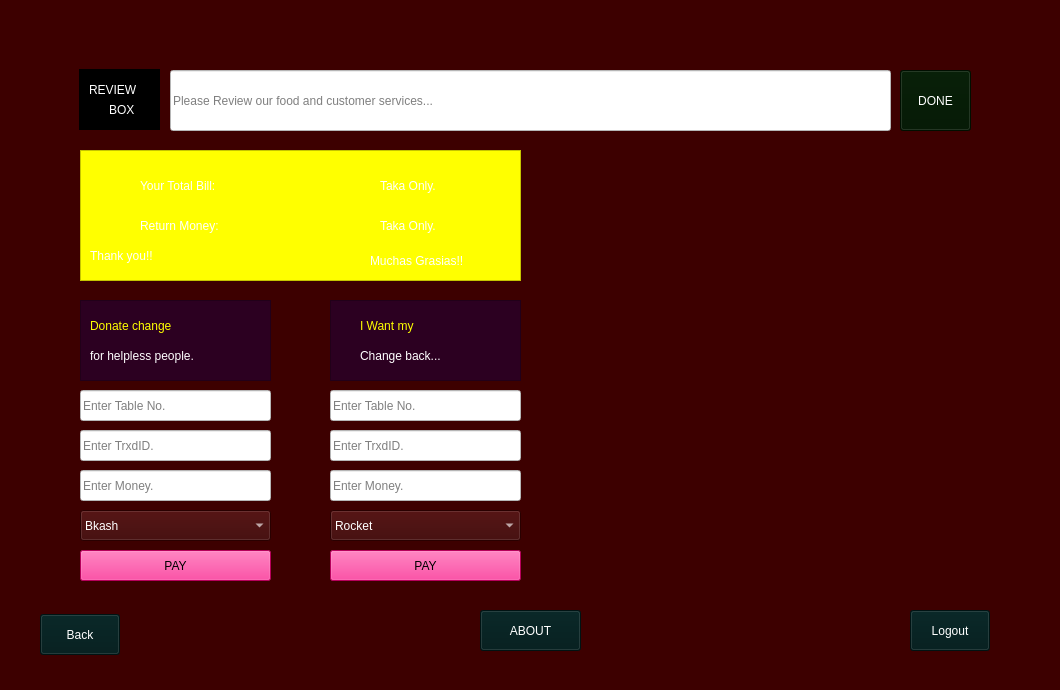
    <widget class="QWidget" name="customer_page_02">
     <property name="styleSheet">
      <string notr="true">background-color: rgb(61, 0, 0);</string>
     </property>
     <widget class="QLineEdit" name="take_review_input">
      <property name="geometry">
       <rect>
        <x>170</x>
        <y>70</y>
        <width>721</width>
        <height>61</height>
       </rect>
      </property>
      <property name="styleSheet">
       <string notr="true">background-color: rgb(255, 255, 255);
font: 14pt &quot;AdorshoLipi&quot;;
color: rgb(0, 0, 0);</string>
      </property>
      <property name="placeholderText">
       <string>Please Review our food and customer services...</string>
      </property>
     </widget>
     <widget class="QPushButton" name="review_done_button">
      <property name="geometry">
       <rect>
        <x>900</x>
        <y>70</y>
        <width>71</width>
        <height>61</height>
       </rect>
      </property>
      <property name="styleSheet">
       <string notr="true">font: 12pt &quot;Impact&quot;;
background-color: rgb(0, 21, 0);
color: rgb(255, 255, 255);</string>
      </property>
      <property name="text">
       <string>DONE</string>
      </property>
     </widget>
     <widget class="QPushButton" name="c2_back_button">
      <property name="geometry">
       <rect>
        <x>40</x>
        <y>614</y>
        <width>80</width>
        <height>41</height>
       </rect>
      </property>
      <property name="styleSheet">
       <string notr="true">background-color: rgb(0, 27, 27);
font: 14pt &quot;Impact&quot;;
color: rgb(255, 255, 255);</string>
      </property>
      <property name="text">
       <string>Back</string>
      </property>
     </widget>
     <widget class="QPushButton" name="customer_logout_button">
      <property name="geometry">
       <rect>
        <x>910</x>
        <y>610</y>
        <width>80</width>
        <height>41</height>
       </rect>
      </property>
      <property name="styleSheet">
       <string notr="true">background-color: rgb(0, 27, 27);
font: 14pt &quot;Impact&quot;;
color: rgb(255, 255, 255);</string>
      </property>
      <property name="text">
       <string>Logout</string>
      </property>
     </widget>
     <widget class="QLineEdit" name="donate_change_input">
      <property name="geometry">
       <rect>
        <x>80</x>
        <y>430</y>
        <width>191</width>
        <height>31</height>
       </rect>
      </property>
      <property name="styleSheet">
       <string notr="true">background-color: rgb(255, 255, 255);
color: rgb(0, 0, 0);
font: 75 11pt &quot;Fixedsys&quot;;</string>
      </property>
      <property name="placeholderText">
       <string>Enter TrxdID.</string>
      </property>
     </widget>
     <widget class="QLineEdit" name="change_back_input">
      <property name="geometry">
       <rect>
        <x>330</x>
        <y>430</y>
        <width>191</width>
        <height>31</height>
       </rect>
      </property>
      <property name="styleSheet">
       <string notr="true">background-color: rgb(255, 255, 255);
color: rgb(0, 0, 0);
font: 75 11pt &quot;Fixedsys&quot;;</string>
      </property>
      <property name="placeholderText">
       <string>Enter TrxdID.</string>
      </property>
     </widget>
     <widget class="QComboBox" name="donate_comboBox">
      <property name="geometry">
       <rect>
        <x>80</x>
        <y>510</y>
        <width>191</width>
        <height>31</height>
       </rect>
      </property>
      <property name="styleSheet">
       <string notr="true">font: 14pt &quot;Impact&quot;;
background-color: rgb(58, 0, 0);
color: rgb(255, 255, 255);</string>
      </property>
      <item>
       <property name="text">
        <string>Bkash</string>
       </property>
      </item>
      <item>
       <property name="text">
        <string>Rocket</string>
       </property>
      </item>
     </widget>
     <widget class="QComboBox" name="change_back_comboBox">
      <property name="geometry">
       <rect>
        <x>330</x>
        <y>510</y>
        <width>191</width>
        <height>31</height>
       </rect>
      </property>
      <property name="styleSheet">
       <string notr="true">font: 14pt &quot;Impact&quot;;
background-color: rgb(58, 0, 0);
color: rgb(255, 255, 255);</string>
      </property>
      <item>
       <property name="text">
        <string>Rocket</string>
       </property>
      </item>
      <item>
       <property name="text">
        <string>Bkash</string>
       </property>
      </item>
     </widget>
     <widget class="QPushButton" name="pay_button_donate_change">
      <property name="geometry">
       <rect>
        <x>80</x>
        <y>550</y>
        <width>191</width>
        <height>31</height>
       </rect>
      </property>
      <property name="styleSheet">
       <string notr="true">font: 14pt &quot;Impact&quot;;
border-color: rgb(0, 0, 0);
background-color: rgb(255, 0, 127);
color: rgb(0, 0, 0);</string>
      </property>
      <property name="text">
       <string>PAY</string>
      </property>
     </widget>
     <widget class="QPushButton" name="pay_button_back_change">
      <property name="geometry">
       <rect>
        <x>330</x>
        <y>550</y>
        <width>191</width>
        <height>31</height>
       </rect>
      </property>
      <property name="styleSheet">
       <string notr="true">font: 14pt &quot;Impact&quot;;
background-color: rgb(255, 0, 127);
color: rgb(0, 0, 0);</string>
      </property>
      <property name="text">
       <string>PAY</string>
      </property>
     </widget>
     <widget class="QLabel" name="about">
      <property name="geometry">
       <rect>
        <x>0</x>
        <y>0</y>
        <width>1051</width>
        <height>681</height>
       </rect>
      </property>
      <property name="text">
       <string/>
      </property>
      <property name="pixmap">
       <pixmap resource="resource.qrc">:/image/F:/projects_image/customerbill.jpg</pixmap>
      </property>
      <property name="scaledContents">
       <bool>true</bool>
      </property>
     </widget>
     <widget class="QFrame" name="frame_22">
      <property name="geometry">
       <rect>
        <x>79</x>
        <y>69</y>
        <width>81</width>
        <height>61</height>
       </rect>
      </property>
      <property name="styleSheet">
       <string notr="true">background-color: rgb(0, 0, 0);</string>
      </property>
      <property name="frameShape">
       <enum>QFrame::StyledPanel</enum>
      </property>
      <property name="frameShadow">
       <enum>QFrame::Raised</enum>
      </property>
      <widget class="QLabel" name="review">
       <property name="geometry">
        <rect>
         <x>10</x>
         <y>10</y>
         <width>61</width>
         <height>21</height>
        </rect>
       </property>
       <property name="styleSheet">
        <string notr="true">font: 12pt &quot;Impact&quot;;
color: rgb(255, 255, 255);</string>
       </property>
       <property name="text">
        <string>REVIEW</string>
       </property>
      </widget>
      <widget class="QLabel" name="box">
       <property name="geometry">
        <rect>
         <x>30</x>
         <y>30</y>
         <width>41</width>
         <height>21</height>
        </rect>
       </property>
       <property name="styleSheet">
        <string notr="true">font: 12pt &quot;Impact&quot;;
color: rgb(255, 255, 255);</string>
       </property>
       <property name="text">
        <string>BOX</string>
       </property>
      </widget>
     </widget>
     <widget class="QLineEdit" name="donate_table_no">
      <property name="geometry">
       <rect>
        <x>80</x>
        <y>390</y>
        <width>191</width>
        <height>31</height>
       </rect>
      </property>
      <property name="styleSheet">
       <string notr="true">background-color: rgb(255, 255, 255);
color: rgb(0, 0, 0);
font: 75 11pt &quot;Fixedsys&quot;;</string>
      </property>
      <property name="placeholderText">
       <string>Enter Table No.</string>
      </property>
     </widget>
     <widget class="QLineEdit" name="money_back_table">
      <property name="geometry">
       <rect>
        <x>330</x>
        <y>390</y>
        <width>191</width>
        <height>31</height>
       </rect>
      </property>
      <property name="styleSheet">
       <string notr="true">background-color: rgb(255, 255, 255);
color: rgb(0, 0, 0);
font: 75 11pt &quot;Fixedsys&quot;;</string>
      </property>
      <property name="placeholderText">
       <string>Enter Table No.</string>
      </property>
     </widget>
     <widget class="QFrame" name="frame_27">
      <property name="geometry">
       <rect>
        <x>80</x>
        <y>300</y>
        <width>191</width>
        <height>81</height>
       </rect>
      </property>
      <property name="styleSheet">
       <string notr="true">background-color: rgb(44, 0, 33);</string>
      </property>
      <property name="frameShape">
       <enum>QFrame::StyledPanel</enum>
      </property>
      <property name="frameShadow">
       <enum>QFrame::Raised</enum>
      </property>
      <widget class="QLabel" name="label_4">
       <property name="geometry">
        <rect>
         <x>10</x>
         <y>10</y>
         <width>171</width>
         <height>31</height>
        </rect>
       </property>
       <property name="styleSheet">
        <string notr="true">font: 14pt &quot;Cooper Black&quot;;
color: rgb(255, 255, 0);</string>
       </property>
       <property name="text">
        <string>Donate change</string>
       </property>
      </widget>
      <widget class="QLabel" name="label_5">
       <property name="geometry">
        <rect>
         <x>10</x>
         <y>40</y>
         <width>161</width>
         <height>31</height>
        </rect>
       </property>
       <property name="styleSheet">
        <string notr="true">color: rgb(255, 255, 255);
font: 75 10pt &quot;Segoe Print&quot;;</string>
       </property>
       <property name="text">
        <string>for helpless people.</string>
       </property>
      </widget>
     </widget>
     <widget class="QFrame" name="frame_28">
      <property name="geometry">
       <rect>
        <x>330</x>
        <y>300</y>
        <width>191</width>
        <height>81</height>
       </rect>
      </property>
      <property name="styleSheet">
       <string notr="true">background-color: rgb(44, 0, 33);</string>
      </property>
      <property name="frameShape">
       <enum>QFrame::StyledPanel</enum>
      </property>
      <property name="frameShadow">
       <enum>QFrame::Raised</enum>
      </property>
      <widget class="QLabel" name="label_6">
       <property name="geometry">
        <rect>
         <x>30</x>
         <y>10</y>
         <width>131</width>
         <height>31</height>
        </rect>
       </property>
       <property name="styleSheet">
        <string notr="true">font: 14pt &quot;Cooper Black&quot;;
color: rgb(255, 255, 0);</string>
       </property>
       <property name="text">
        <string>I Want my </string>
       </property>
      </widget>
      <widget class="QLabel" name="label_7">
       <property name="geometry">
        <rect>
         <x>30</x>
         <y>40</y>
         <width>121</width>
         <height>31</height>
        </rect>
       </property>
       <property name="styleSheet">
        <string notr="true">color: rgb(255, 255, 255);
font: 75 10pt &quot;Segoe Print&quot;;</string>
       </property>
       <property name="text">
        <string>Change back...</string>
       </property>
      </widget>
     </widget>
     <widget class="QFrame" name="frame_29">
      <property name="geometry">
       <rect>
        <x>80</x>
        <y>150</y>
        <width>441</width>
        <height>131</height>
       </rect>
      </property>
      <property name="styleSheet">
       <string notr="true">background-image: url(:/image/F:/projects_image/resister.jpg);
background-color: rgb(255, 255, 0);</string>
      </property>
      <property name="frameShape">
       <enum>QFrame::StyledPanel</enum>
      </property>
      <property name="frameShadow">
       <enum>QFrame::Raised</enum>
      </property>
      <widget class="QLabel" name="label_32">
       <property name="geometry">
        <rect>
         <x>60</x>
         <y>20</y>
         <width>121</width>
         <height>31</height>
        </rect>
       </property>
       <property name="styleSheet">
        <string notr="true">font: 12pt &quot;Impact&quot;;
color: rgb(255, 255, 255);</string>
       </property>
       <property name="text">
        <string>Your Total Bill:</string>
       </property>
      </widget>
      <widget class="QLabel" name="total_bill_last">
       <property name="geometry">
        <rect>
         <x>180</x>
         <y>20</y>
         <width>111</width>
         <height>31</height>
        </rect>
       </property>
       <property name="styleSheet">
        <string notr="true">font: 14pt &quot;Impact&quot;;
color: rgb(255, 255, 0);</string>
       </property>
       <property name="text">
        <string/>
       </property>
      </widget>
      <widget class="QLabel" name="label_34">
       <property name="geometry">
        <rect>
         <x>300</x>
         <y>20</y>
         <width>131</width>
         <height>31</height>
        </rect>
       </property>
       <property name="styleSheet">
        <string notr="true">font: 12pt &quot;Impact&quot;;
color: rgb(255, 255, 255);</string>
       </property>
       <property name="text">
        <string>Taka Only.</string>
       </property>
      </widget>
      <widget class="QLabel" name="label_35">
       <property name="geometry">
        <rect>
         <x>10</x>
         <y>90</y>
         <width>111</width>
         <height>31</height>
        </rect>
       </property>
       <property name="styleSheet">
        <string notr="true">font: 11pt &quot;Jokerman&quot;;
color: rgb(255, 255, 255);</string>
       </property>
       <property name="text">
        <string>Thank you!!</string>
       </property>
      </widget>
      <widget class="QLabel" name="label_36">
       <property name="geometry">
        <rect>
         <x>120</x>
         <y>95</y>
         <width>171</width>
         <height>31</height>
        </rect>
       </property>
       <property name="styleSheet">
        <string notr="true">font: 11pt &quot;Jokerman&quot;;
color: rgb(255, 255, 0);</string>
       </property>
       <property name="text">
        <string>Jajakallahu Khair!!</string>
       </property>
      </widget>
      <widget class="QLabel" name="label_37">
       <property name="geometry">
        <rect>
         <x>290</x>
         <y>95</y>
         <width>141</width>
         <height>31</height>
        </rect>
       </property>
       <property name="styleSheet">
        <string notr="true">font: 11pt &quot;Jokerman&quot;;
color: rgb(255, 255, 255);</string>
       </property>
       <property name="text">
        <string>Muchas Grasias!!</string>
       </property>
      </widget>
      <widget class="QLabel" name="label_38">
       <property name="geometry">
        <rect>
         <x>60</x>
         <y>60</y>
         <width>121</width>
         <height>31</height>
        </rect>
       </property>
       <property name="styleSheet">
        <string notr="true">font: 12pt &quot;Impact&quot;;
color: rgb(255, 255, 255);</string>
       </property>
       <property name="text">
        <string>Return Money:</string>
       </property>
      </widget>
      <widget class="QLabel" name="return_money">
       <property name="geometry">
        <rect>
         <x>180</x>
         <y>60</y>
         <width>111</width>
         <height>31</height>
        </rect>
       </property>
       <property name="styleSheet">
        <string notr="true">font: 14pt &quot;Impact&quot;;
color: rgb(255, 255, 0);</string>
       </property>
       <property name="text">
        <string>          0</string>
       </property>
      </widget>
      <widget class="QLabel" name="label_40">
       <property name="geometry">
        <rect>
         <x>300</x>
         <y>60</y>
         <width>131</width>
         <height>31</height>
        </rect>
       </property>
       <property name="styleSheet">
        <string notr="true">font: 12pt &quot;Impact&quot;;
color: rgb(255, 255, 255);</string>
       </property>
       <property name="text">
        <string>Taka Only.</string>
       </property>
      </widget>
     </widget>
     <widget class="QLineEdit" name="money_donate">
      <property name="geometry">
       <rect>
        <x>80</x>
        <y>470</y>
        <width>191</width>
        <height>31</height>
       </rect>
      </property>
      <property name="styleSheet">
       <string notr="true">background-color: rgb(255, 255, 255);
color: rgb(0, 0, 0);
font: 75 11pt &quot;Fixedsys&quot;;</string>
      </property>
      <property name="placeholderText">
       <string>Enter Money.</string>
      </property>
     </widget>
     <widget class="QLineEdit" name="back_money">
      <property name="geometry">
       <rect>
        <x>330</x>
        <y>470</y>
        <width>191</width>
        <height>31</height>
       </rect>
      </property>
      <property name="styleSheet">
       <string notr="true">background-color: rgb(255, 255, 255);
color: rgb(0, 0, 0);
font: 75 11pt &quot;Fixedsys&quot;;</string>
      </property>
      <property name="placeholderText">
       <string>Enter Money.</string>
      </property>
     </widget>
     <widget class="QPushButton" name="pushButton">
      <property name="geometry">
       <rect>
        <x>480</x>
        <y>610</y>
        <width>101</width>
        <height>41</height>
       </rect>
      </property>
      <property name="styleSheet">
       <string notr="true">background-color: rgb(0, 27, 27);
font: 14pt &quot;Impact&quot;;
color: rgb(255, 255, 255);</string>
      </property>
      <property name="text">
       <string>ABOUT</string>
      </property>
     </widget>
     <zorder>about</zorder>
     <zorder>frame_22</zorder>
     <zorder>take_review_input</zorder>
     <zorder>review_done_button</zorder>
     <zorder>c2_back_button</zorder>
     <zorder>customer_logout_button</zorder>
     <zorder>donate_change_input</zorder>
     <zorder>change_back_input</zorder>
     <zorder>donate_comboBox</zorder>
     <zorder>change_back_comboBox</zorder>
     <zorder>pay_button_donate_change</zorder>
     <zorder>pay_button_back_change</zorder>
     <zorder>donate_table_no</zorder>
     <zorder>money_back_table</zorder>
     <zorder>frame_27</zorder>
     <zorder>frame_28</zorder>
     <zorder>frame_29</zorder>
     <zorder>money_donate</zorder>
     <zorder>back_money</zorder>
     <zorder>pushButton</zorder>
    </widget>
